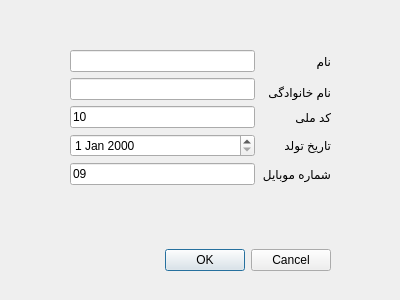
<?xml version="1.0" encoding="UTF-8"?>
<ui version="4.0">
 <class>RegisterDialog</class>
 <widget class="QDialog" name="RegisterDialog">
  <property name="geometry">
   <rect>
    <x>0</x>
    <y>0</y>
    <width>400</width>
    <height>300</height>
   </rect>
  </property>
  <property name="windowTitle">
   <string>Dialog</string>
  </property>
  <widget class="QWidget" name="">
   <property name="geometry">
    <rect>
     <x>70</x>
     <y>50</y>
     <width>261</width>
     <height>221</height>
    </rect>
   </property>
   <layout class="QGridLayout" name="gridLayout_2">
    <item row="0" column="0">
     <layout class="QGridLayout" name="gridLayout">
      <property name="sizeConstraint">
       <enum>QLayout::SetDefaultConstraint</enum>
      </property>
      <property name="bottomMargin">
       <number>50</number>
      </property>
      <item row="2" column="1">
       <widget class="QLabel" name="label_lastName">
        <property name="text">
         <string>نام خانوادگی</string>
        </property>
        <property name="buddy">
         <cstring>lineEdit_lastName</cstring>
        </property>
       </widget>
      </item>
      <item row="3" column="1">
       <widget class="QLabel" name="label_id">
        <property name="text">
         <string>کد ملی</string>
        </property>
        <property name="buddy">
         <cstring>lineEdit_id</cstring>
        </property>
       </widget>
      </item>
      <item row="5" column="0">
       <widget class="QLineEdit" name="lineEdit_phoneNumber">
        <property name="text">
         <string>09</string>
        </property>
       </widget>
      </item>
      <item row="0" column="0">
       <widget class="QLineEdit" name="lineEdit_firstName">
        <property name="text">
         <string/>
        </property>
       </widget>
      </item>
      <item row="3" column="0">
       <widget class="QLineEdit" name="lineEdit_id">
        <property name="text">
         <string>10</string>
        </property>
       </widget>
      </item>
      <item row="1" column="0" rowspan="2">
       <widget class="QLineEdit" name="lineEdit_lastName">
        <property name="text">
         <string/>
        </property>
       </widget>
      </item>
      <item row="4" column="0">
       <widget class="QDateEdit" name="birthDateEdit"/>
      </item>
      <item row="4" column="1">
       <widget class="QLabel" name="label_birthDate">
        <property name="text">
         <string>تاریخ تولد</string>
        </property>
        <property name="buddy">
         <cstring>birthDateEdit</cstring>
        </property>
       </widget>
      </item>
      <item row="5" column="1">
       <widget class="QLabel" name="label_phoneNumber">
        <property name="text">
         <string>شماره موبایل</string>
        </property>
        <property name="buddy">
         <cstring>lineEdit_phoneNumber</cstring>
        </property>
       </widget>
      </item>
      <item row="0" column="1">
       <widget class="QLabel" name="label_firstName">
        <property name="text">
         <string>نام</string>
        </property>
        <property name="buddy">
         <cstring>lineEdit_firstName</cstring>
        </property>
       </widget>
      </item>
      <item row="6" column="1">
       <spacer name="verticalSpacer">
        <property name="orientation">
         <enum>Qt::Vertical</enum>
        </property>
        <property name="sizeHint" stdset="0">
         <size>
          <width>20</width>
          <height>40</height>
         </size>
        </property>
       </spacer>
      </item>
     </layout>
    </item>
    <item row="1" column="0">
     <widget class="QDialogButtonBox" name="buttonBox">
      <property name="orientation">
       <enum>Qt::Horizontal</enum>
      </property>
      <property name="standardButtons">
       <set>QDialogButtonBox::Cancel|QDialogButtonBox::Ok</set>
      </property>
     </widget>
    </item>
   </layout>
  </widget>
 </widget>
 <resources/>
 <connections>
  <connection>
   <sender>buttonBox</sender>
   <signal>accepted()</signal>
   <receiver>RegisterDialog</receiver>
   <slot>accept()</slot>
   <hints>
    <hint type="sourcelabel">
     <x>248</x>
     <y>254</y>
    </hint>
    <hint type="destinationlabel">
     <x>157</x>
     <y>274</y>
    </hint>
   </hints>
  </connection>
  <connection>
   <sender>buttonBox</sender>
   <signal>rejected()</signal>
   <receiver>RegisterDialog</receiver>
   <slot>reject()</slot>
   <hints>
    <hint type="sourcelabel">
     <x>316</x>
     <y>260</y>
    </hint>
    <hint type="destinationlabel">
     <x>286</x>
     <y>274</y>
    </hint>
   </hints>
  </connection>
 </connections>
</ui>
